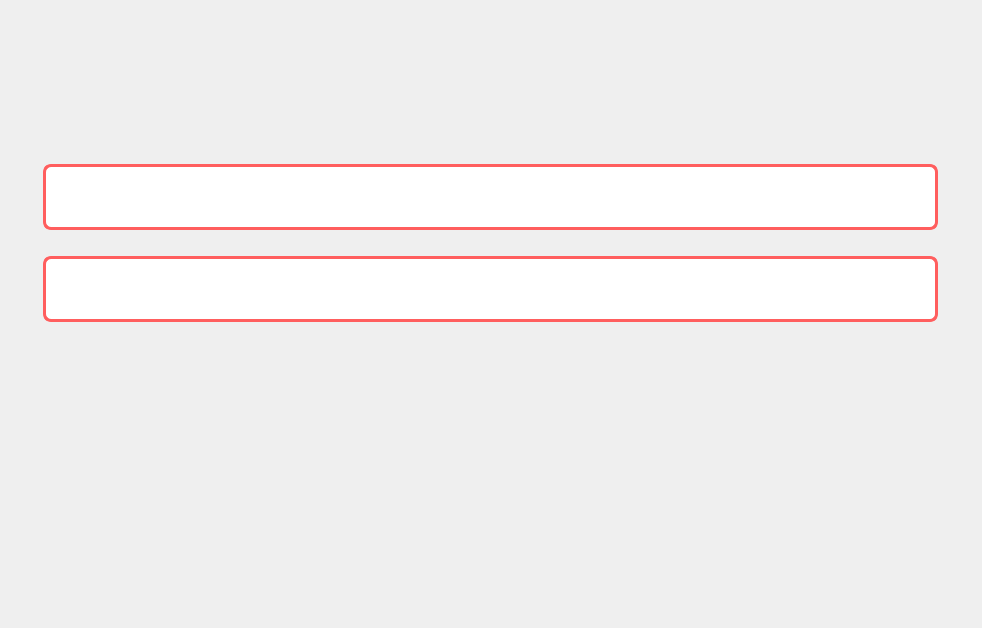
<?xml version="1.0" encoding="UTF-8"?>
<ui version="4.0">
 <class>RouteDeleteWindow</class>
 <widget class="QWidget" name="RouteDeleteWindow">
  <property name="geometry">
   <rect>
    <x>0</x>
    <y>0</y>
    <width>982</width>
    <height>628</height>
   </rect>
  </property>
  <property name="windowTitle">
   <string>Form</string>
  </property>
  <widget class="QLabel" name="label">
   <property name="geometry">
    <rect>
     <x>0</x>
     <y>0</y>
     <width>982</width>
     <height>628</height>
    </rect>
   </property>
   <property name="text">
    <string/>
   </property>
   <property name="pixmap">
    <pixmap resource="resources.qrc">:/deleteWindow.png</pixmap>
   </property>
  </widget>
  <widget class="QPushButton" name="pushButton_2">
   <property name="geometry">
    <rect>
     <x>958</x>
     <y>14</y>
     <width>17</width>
     <height>17</height>
    </rect>
   </property>
   <property name="styleSheet">
    <string notr="true">border-radius: 20px; </string>
   </property>
   <property name="text">
    <string/>
   </property>
   <property name="icon">
    <iconset resource="resources.qrc">
     <normaloff>:/closeIcon.png</normaloff>:/closeIcon.png</iconset>
   </property>
   <property name="iconSize">
    <size>
     <width>17</width>
     <height>17</height>
    </size>
   </property>
  </widget>
  <widget class="QLineEdit" name="lineEdit_2">
   <property name="geometry">
    <rect>
     <x>43</x>
     <y>164</y>
     <width>895</width>
     <height>66</height>
    </rect>
   </property>
   <property name="styleSheet">
    <string notr="true">QLineEdit {
    border: 3px solid #FF5E5E;
    border-radius: 8px;
    gridline-color: #6D55FF;
    background-color: white;	
}

QHeaderView::section {
    background-color: #6D55FF;
    color: white;
    font-family: Karla;
    font-size: 14pt;
}
QHeaderView::section:horizontal {
    border: none; /* убираем горизонтальные линии разделителя */
}

QHeaderView::section:vertical {
    border: none; /* убираем вертикальные линии разделителя */
}</string>
   </property>
  </widget>
  <widget class="QPushButton" name="pushButton_3">
   <property name="geometry">
    <rect>
     <x>934</x>
     <y>14</y>
     <width>17</width>
     <height>17</height>
    </rect>
   </property>
   <property name="styleSheet">
    <string notr="true">border-radius: 20px; </string>
   </property>
   <property name="text">
    <string/>
   </property>
   <property name="icon">
    <iconset resource="resources.qrc">
     <normaloff>:/swapIcon.png</normaloff>:/swapIcon.png</iconset>
   </property>
   <property name="iconSize">
    <size>
     <width>17</width>
     <height>17</height>
    </size>
   </property>
  </widget>
  <widget class="QPushButton" name="pushButton_11">
   <property name="geometry">
    <rect>
     <x>371</x>
     <y>476</y>
     <width>240</width>
     <height>82</height>
    </rect>
   </property>
   <property name="styleSheet">
    <string notr="true">border-radius: 20px; </string>
   </property>
   <property name="text">
    <string/>
   </property>
   <property name="icon">
    <iconset resource="resources.qrc">
     <normaloff>:/removeAdminNewButton.png</normaloff>:/removeAdminNewButton.png</iconset>
   </property>
   <property name="iconSize">
    <size>
     <width>240</width>
     <height>82</height>
    </size>
   </property>
  </widget>
  <widget class="QLineEdit" name="lineEdit_3">
   <property name="geometry">
    <rect>
     <x>43</x>
     <y>256</y>
     <width>895</width>
     <height>66</height>
    </rect>
   </property>
   <property name="styleSheet">
    <string notr="true">QLineEdit {
    border: 3px solid #FF5E5E;
    border-radius: 8px;
    gridline-color: #6D55FF;
    background-color: white;	
}

QHeaderView::section {
    background-color: #6D55FF;
    color: white;
    font-family: Karla;
    font-size: 14pt;
}
QHeaderView::section:horizontal {
    border: none; /* убираем горизонтальные линии разделителя */
}

QHeaderView::section:vertical {
    border: none; /* убираем вертикальные линии разделителя */
}</string>
   </property>
  </widget>
 </widget>
 <resources>
  <include location="resources.qrc"/>
 </resources>
 <connections/>
</ui>
